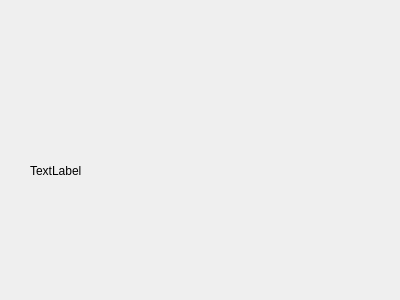
<?xml version="1.0" encoding="UTF-8"?>
<ui version="4.0">
 <class>MainWidget</class>
 <widget class="QWidget" name="MainWidget">
  <property name="geometry">
   <rect>
    <x>0</x>
    <y>0</y>
    <width>400</width>
    <height>300</height>
   </rect>
  </property>
  <property name="windowTitle">
   <string>MainWidget</string>
  </property>
  <widget class="QLabel" name="label">
   <property name="geometry">
    <rect>
     <x>30</x>
     <y>130</y>
     <width>161</width>
     <height>81</height>
    </rect>
   </property>
   <property name="text">
    <string>TextLabel</string>
   </property>
  </widget>
 </widget>
 <layoutdefault spacing="6" margin="11"/>
 <resources/>
 <connections/>
</ui>
